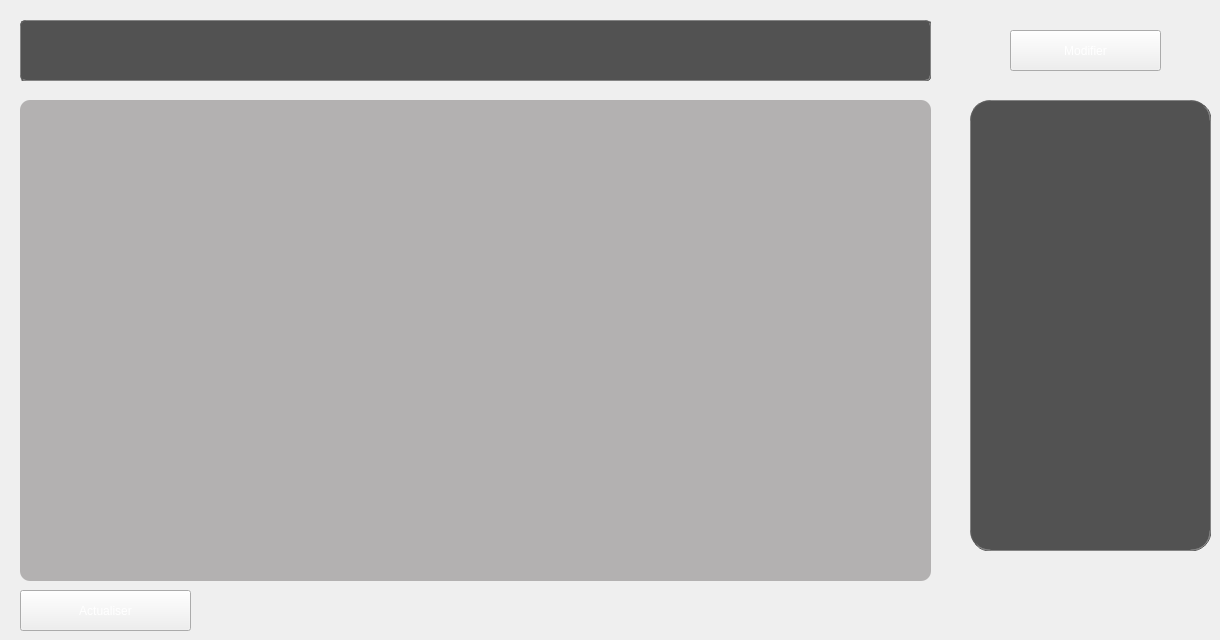
    <widget class="QWidget" name="tab_3">
     <attribute name="title">
      <string>Entrepots</string>
     </attribute>
     <widget class="QTableView" name="tableView_3">
      <property name="geometry">
       <rect>
        <x>20</x>
        <y>100</y>
        <width>911</width>
        <height>481</height>
       </rect>
      </property>
      <property name="styleSheet">
       <string notr="true">background-color:rgb(179,177,177);
color:black;
border-radius:10px;</string>
      </property>
     </widget>
     <widget class="QPushButton" name="pushButton_7">
      <property name="geometry">
       <rect>
        <x>1010</x>
        <y>150</y>
        <width>161</width>
        <height>41</height>
       </rect>
      </property>
      <property name="styleSheet">
       <string notr="true">font: 63 10pt &quot;Yu Gothic UI Semibold&quot;;
background-color:rgb(9,94,9);
border-radius:6px;
border:1px solid black;
</string>
      </property>
      <property name="text">
       <string>Ajouter nouveau</string>
      </property>
     </widget>
     <widget class="QPushButton" name="pushButton_9">
      <property name="geometry">
       <rect>
        <x>1010</x>
        <y>300</y>
        <width>161</width>
        <height>41</height>
       </rect>
      </property>
      <property name="styleSheet">
       <string notr="true">background-color:rgb(214,42,42);
border-radius:6px;</string>
      </property>
      <property name="text">
       <string>Supprimer</string>
      </property>
     </widget>
     <widget class="QPushButton" name="actual_entrepot">
      <property name="geometry">
       <rect>
        <x>20</x>
        <y>590</y>
        <width>171</width>
        <height>41</height>
       </rect>
      </property>
      <property name="styleSheet">
       <string notr="true">color:white;
font: 63 11pt &quot;Yu Gothic UI Semibold&quot;;
</string>
      </property>
      <property name="text">
       <string>Actualiser</string>
      </property>
     </widget>
     <widget class="QPushButton" name="supp_entrepot">
      <property name="geometry">
       <rect>
        <x>1010</x>
        <y>460</y>
        <width>161</width>
        <height>41</height>
       </rect>
      </property>
      <property name="styleSheet">
       <string notr="true">background-color:grey;
border-radius:6px;</string>
      </property>
      <property name="text">
       <string>Supprimer tous</string>
      </property>
     </widget>
     <widget class="QLineEdit" name="lineEdit_2_rechercher_entrepot">
      <property name="geometry">
       <rect>
        <x>500</x>
        <y>30</y>
        <width>271</width>
        <height>41</height>
       </rect>
      </property>
      <property name="styleSheet">
       <string notr="true">border-radius:20px;
font: 63 11pt &quot;Yu Gothic UI Semibold&quot;;
color:white;
background-color:rgb(70,67,67);
border:1px ridge rgb(53,53,53);</string>
      </property>
     </widget>
     <widget class="QLabel" name="label_3">
      <property name="geometry">
       <rect>
        <x>30</x>
        <y>30</y>
        <width>211</width>
        <height>41</height>
       </rect>
      </property>
      <property name="styleSheet">
       <string notr="true">color:white;
font: 63 25pt &quot;Agency FB&quot;;
background-color: rgb(82,82,82);</string>
      </property>
      <property name="text">
       <string>Liste des entrepots</string>
      </property>
     </widget>
     <widget class="QPushButton" name="rechercher_entrepot">
      <property name="geometry">
       <rect>
        <x>790</x>
        <y>30</y>
        <width>131</width>
        <height>41</height>
       </rect>
      </property>
      <property name="styleSheet">
       <string notr="true">color:white;
font: 63 11pt &quot;Yu Gothic UI Semibold&quot;;
</string>
      </property>
      <property name="text">
       <string>Rechercher</string>
      </property>
     </widget>
     <widget class="QPushButton" name="modifi_entrepot">
      <property name="geometry">
       <rect>
        <x>1010</x>
        <y>30</y>
        <width>151</width>
        <height>41</height>
       </rect>
      </property>
      <property name="styleSheet">
       <string notr="true">color:white;
font: 63 11pt &quot;Yu Gothic UI Semibold&quot;;</string>
      </property>
      <property name="text">
       <string>Modifier</string>
      </property>
     </widget>
     <widget class="QLabel" name="label_9">
      <property name="geometry">
       <rect>
        <x>970</x>
        <y>100</y>
        <width>241</width>
        <height>451</height>
       </rect>
      </property>
      <property name="styleSheet">
       <string notr="true">background-color: rgb(82,82,82);
border-radius:20px;
border:1px ridge rgb(88,88,88);</string>
      </property>
      <property name="text">
       <string/>
      </property>
     </widget>
     <widget class="QLabel" name="couche1_3">
      <property name="geometry">
       <rect>
        <x>20</x>
        <y>20</y>
        <width>911</width>
        <height>61</height>
       </rect>
      </property>
      <property name="styleSheet">
       <string notr="true">background-color: rgb(82,82,82);
border-radius:5px;
border:1px ridge rgb(88,88,88);</string>
      </property>
      <property name="text">
       <string/>
      </property>
     </widget>
    </widget>
